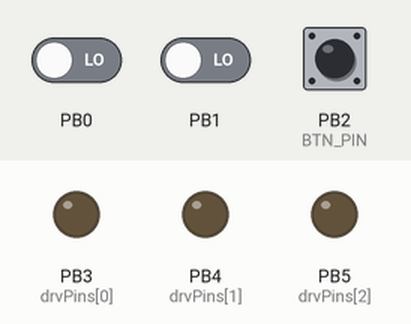
Simulated run of this sketch. Board: ATtiny85, built with avr-gcc and run on an emulated ATtiny85. Parts: output pins drawn as LEDs (lit = HIGH). The inputs (shaded band) are chosen by the test bench; at power-on: PB2 (BTN_PIN) HIGH, PB0 LOW, PB1 LOW. The local clock reads 2024-03-15 10:24:30 at power-on unless the sketch sets it; EEPROM starts erased.

Above: at 1.2 s.
1.3 s: PB2 (BTN_PIN) pulled LOW for 0.15 s
At 2.44 s:
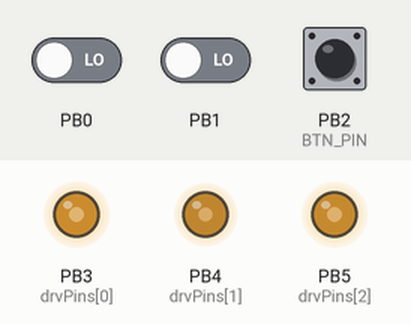
At 10.0 s:
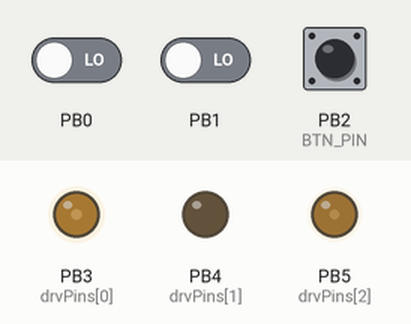
Timing chart, 0 to 10.3 s (numbered marks = the images above; inputs shaded):
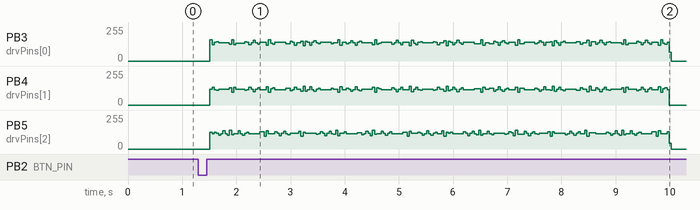

The sketch:

GyverFeed_v2.1.ino
```cpp
/*
  Скетч к проекту "Автокормушка 2"
  - Страница проекта (схемы, описания): https://alexgyver.ru/gyverfeed2/
  - Исходники на GitHub: https://github.com/AlexGyver/GyverFeed2/
  Проблемы с загрузкой? Читай гайд для новичков: https://alexgyver.ru/arduino-first/
  AlexGyver, AlexGyver Technologies, 2020
*/

// v2.1 - исправлен баг с невыключением мотора

// Клик - внеочередная кормёжка
// Удержание - задаём размер порции
const byte feedTime[][2] = {
  {7, 0},       // часы, минуты. НЕ НАЧИНАТЬ ЧИСЛО С НУЛЯ
  {12, 0},
  {17, 0},
  {21, 0},
};

#define EE_RESET 12         // любое число 0-255. Измени, чтобы сбросить настройки и обновить время
#define FEED_SPEED 3000     // задержка между шагами мотора (мкс)
#define BTN_PIN 2           // кнопка
#define STEPS_FRW 18        // шаги вперёд
#define STEPS_BKW 10        // шаги назад
const byte drvPins[] = {3, 4, 5, 6};  // драйвер (фазаА1, фазаА2, фазаВ1, фазаВ2)

// =========================================================
#include "EncButton.h"
#include <EEPROM.h>
#include <RTClib.h>
RTC_DS3231 rtc;
EncButton<BTN_PIN> btn;
int feedAmount = 100;

void setup() {
  rtc.begin();
  if (EEPROM.read(0) != EE_RESET) {   // первый запуск
    EEPROM.write(0, EE_RESET);
    EEPROM.put(1, feedAmount);
    rtc.adjust(DateTime(F(__DATE__), F(__TIME__)));
  }
  EEPROM.get(1, feedAmount);
  for (byte i = 0; i < 4; i++) pinMode(drvPins[i], OUTPUT);   // пины выходы
}

void loop() {
  static uint32_t tmr = 0;
  if (millis() - tmr > 500) {           // два раза в секунду
    static byte prevMin = 0;
    tmr = millis();
    DateTime now = rtc.now();
    if (prevMin != now.minute()) {
      prevMin = now.minute();
      for (byte i = 0; i < sizeof(feedTime) / 2; i++)    // для всего расписания
        if (feedTime[i][0] == now.hour() && feedTime[i][1] == now.minute())    // пора кормить
          feed();
    }
  }

  btn.tick();
  if (btn.isClick()) {
    feed();
  }
  if (btn.isHold()) {
    int newAmount = 0;
    while (btn.isHold()) {
      btn.tick();
      oneRev();
      newAmount++;
    }
    disableMotor();
    feedAmount = newAmount;
    EEPROM.put(1, feedAmount);
  }
}

void feed() {
  for (int i = 0; i < feedAmount; i++) oneRev();      // крутим на количество feedAmount
  disableMotor();
}

void disableMotor() {
  for (byte i = 0; i < 4; i++) digitalWrite(drvPins[i], 0); // выключаем ток на мотор
}

void oneRev() {
  static byte val = 0;
  for (byte i = 0; i < STEPS_BKW; i++) runMotor(val--);
  for (byte i = 0; i < STEPS_FRW; i++) runMotor(val++);
}

void runMotor(byte thisStep) {
  /*static const byte steps[] = {0b1000, 0b1010, 0b0010, 0b0110, 0b0100, 0b0101, 0b0001, 0b1001};
    for (byte i = 0; i < 4; i++)
    digitalWrite(drvPins[i], bitRead(steps[thisStep & 0b111], i));
  */
  static const byte steps[] = {0b1010, 0b0110, 0b0101, 0b1001};
  for (byte i = 0; i < 4; i++)
    digitalWrite(drvPins[i], bitRead(steps[thisStep & 0b11], i));
  delayMicroseconds(FEED_SPEED);
}
```

EncButton.h
```cpp
#ifndef EncButton_h
#define EncButton_h
/*
	Ультра лёгкая и быстрая библиотека для энкодера, энкодера с кнопкой или просто кнопки
	- Максимально быстрое чтение пинов для AVR (ATmega328/ATmega168, ATtiny85/ATtiny13)
	- Быстрые и лёгкие алгоритмы кнопки и энкодера
	- Оптимизированный вес
	- Гашение дребезга кнопки
	- Клик, несколько кликов, удержание, режим step
	- Встроенный счётчик энкодера
	- Подключение - high pull
*/

// =========== НАСТРОЙКИ ============
#define EB_FAST 30     	// таймаут быстрого поворота
#define EB_DEB 80      	// дебаунс кнопки
#define EB_HOLD 1000   	// таймаут удержания кнопки
#define EB_STEP 500    	// период срабатывания степ
#define EB_CLICK 400	// таймаут накликивания

// =========== НЕ ТРОГАЙ ============
#include <Arduino.h>
// флаг макро
#define _setFlag(x) (flags |= 1 << x)
#define _clrFlag(x) (flags &= ~(1 << x))
#define _readFlag(x) ((flags >> x) & 1)

// быстрое чтение пина
bool fastRead(const uint8_t pin) {
#if defined(__AVR_ATmega328P__) || defined(__AVR_ATmega168__)
	if (pin < 8) return bitRead(PIND, pin);
	else if (pin < 14) return bitRead(PINB, pin - 8);
	else if (pin < 20) return bitRead(PINC, pin - 14);

#elif defined(__AVR_ATtiny85__) || defined(__AVR_ATtiny13__)
	return bitRead(PINB, pin);

#elif defined(AVR)
	uint8_t *_pin_reg = portInputRegister(digitalPinToPort(pin));
	uint8_t _bit_mask = digitalPinToBitMask(pin);
	return bool(*_pin_reg & _bit_mask);

#else
	return digitalRead(pin);

#endif
	return 0;
}

// класс
template < uint8_t S1, uint8_t S2 = 255, uint8_t KEY = 255 >
class EncButton {
public:
	EncButton() {
		if (S2 == 255) {         // обычная кнопка
			pinMode(S1, INPUT_PULLUP);
		} else if (KEY == 255) { // энк без кнопки
			pinMode(S1, INPUT_PULLUP);
			pinMode(S2, INPUT_PULLUP);
		} else {                // энк с кнопкой
			pinMode(S1, INPUT_PULLUP);
			pinMode(S2, INPUT_PULLUP);
			pinMode(KEY, INPUT_PULLUP);
		}
	}

	void tick(bool hold = 0) {
		uint32_t thisMls = millis();
		uint32_t debounce = thisMls - _debTimer;

		// обработка энка (компилятор вырежет блок если не используется)
		if (S1 != 255 && S2 != 255) {
			byte state = fastRead(S1) | (fastRead(S2) << 1);                    // получаем код
			if (_readFlag(0) && state == 0b11) {                             	// ресет и энк защёлкнул позицию
				if (S2 == 255 || KEY != 255) {                                  // энкодер с кнопкой
					if (!_readFlag(4)) {                                        // если кнопка не "удерживается"
						if (_lastState == 0b10) EBState = (_btnState || hold) ? 3 : 1, counter++;
						else if (_lastState == 0b01) EBState = (_btnState || hold) ? 4 : 2, counter--;
					}
				} else {                                                        // просто энкодер
					if (_lastState == 0b10) EBState = 1, counter++;
					else if (_lastState == 0b01) EBState = 2, counter--;
				}
				if (EBState != 0 && debounce < EB_FAST) _setFlag(1);          // режим быстрого поворота
				else _clrFlag(1);
				_clrFlag(0);
				_debTimer = thisMls;
			}
			if (state == 0b00) _setFlag(0);
			_lastState = state;
		}

		// обработка кнопки (компилятор вырежет блок если не используется)
		if (S2 == 255 || KEY != 255) {
			if (S2 == 255) _btnState = !fastRead(S1);                       	// обычная кнопка
			if (KEY != 255) _btnState = !fastRead(KEY);                     	// энк с кнопкой

			if (_btnState) {                                                	// кнопка нажата
				if (!_readFlag(3)) {                                          	// и не была нажата ранее
					if (debounce > EB_DEB) {                                   	// и прошел дебаунс
						_setFlag(3);                                            // флаг кнопка была нажата
						_debTimer = thisMls;                                    // сброс таймаутов
						EBState = 0;                                           	// сброс состояния
					}
					if (debounce > EB_CLICK) {									// кнопка нажата после EB_CLICK
						clicks = 0;												// сбросить счётчик и флаг кликов
						flags &= ~0b01100000;
					}
				} else {                                                      	// кнопка уже была нажата
					if (!_readFlag(4)) {                                        // и удержание ещё не зафиксировано
						if (debounce < EB_HOLD) {                              	// прошло меньше удержания
							if (EBState != 0) _setFlag(2);                     	// но энкодер повёрнут! Запомнили
						} else {                                                // прошло больше времени удержания
							if (!_readFlag(2)) {                                // и энкодер не повёрнут
								EBState = 6;                                   	// значит это удержание (сигнал)
								_setFlag(4);                                    // запомнили что удерживается
								_debTimer = thisMls;                            // сброс таймаута
							}
						}
					} else {                                                    // удержание зафиксировано
						if (debounce > EB_STEP) {                              	// таймер степа
							EBState = 7;                                       	// сигналим
							_debTimer = thisMls;                                // сброс таймаута
						}
					}
				}
			} else {                                                        	// кнопка не нажата
				if (_readFlag(3)) {                                           	// но была нажата
					if (debounce > EB_DEB && !_readFlag(4) && !_readFlag(2)) {	// энкодер не трогали и не удерживали - это клик
						EBState = 5;
						clicks++;
					}
					flags &= ~0b00011100;                                       // clear 2 3 4
					_debTimer = thisMls;                                        // сброс таймаута
				} else if (clicks > 0 && debounce > EB_CLICK && !_readFlag(5)) flags |= 0b01100000;	 // флаг на клики
			}
		}
	}

	byte getState() { return EBState; }
	void resetState() { EBState = 0; }
	bool isFast() { return _readFlag(1); }
	bool isTurn() { return (EBState > 0 && EBState < 5); }
	bool isRight() { return checkState(1); }
	bool isLeft() { return checkState(2); }
	bool isRightH() { return checkState(3); }
	bool isLeftH() { return checkState(4); }
	bool isClick() { return checkState(5); }
	bool isHolded() { return checkState(6); }
	bool isHold() { return _readFlag(4); }
	bool isStep() { return checkState(7); }
	bool state() { return !fastRead(S1); }
	bool hasClicks(byte numClicks) {
		if (clicks == numClicks && _readFlag(6)) {
			_clrFlag(6);
			return 1;
		}
		return 0;
	}
	byte hasClicks() {
		if (_readFlag(6)) {
			_clrFlag(6);
			return clicks;
		} return 0;
	}

	int counter = 0;
	byte clicks = 0;

private:
	bool checkState(byte val) {
		if (EBState == val) {
			EBState = 0;
			return 1;
		} return 0;
	}
	uint32_t _debTimer = 0;
	byte _lastState = 0, EBState = 0;
	bool _btnState = 0;
	byte flags = 0;

	// flags
	// 0 - enc reset
	// 1 - enc fast
	// 2 - enc был поворот
	// 3 - флаг кнопки
	// 4 - hold
	// 5 - clicks flag
	// 6 - clicks get
	// 7 - reserved

	// EBState
	// 0 - idle
	// 1 - right
	// 2 - left
	// 3 - rightH
	// 4 - leftH
	// 5 - click
	// 6 - holded
	// 7 - step
};

#endif
```
